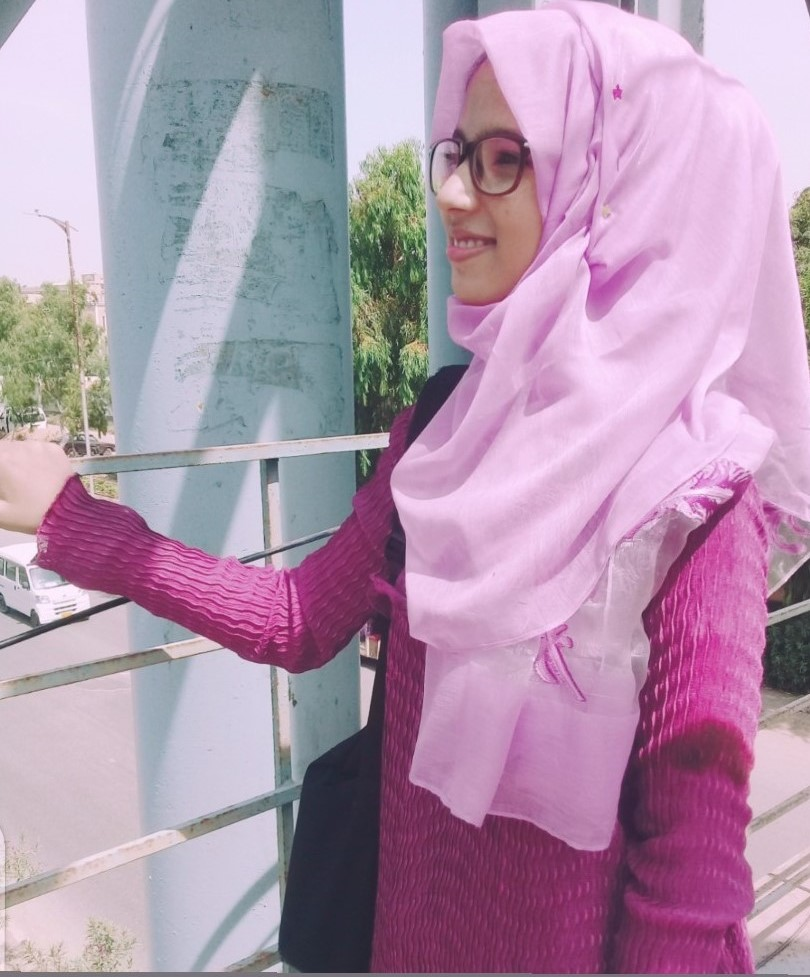
#> input picture Mehak.jpeg, 810 x 977 px
$ jupyter execute 'Pencil Sketch.ipynb'
#> lines starting #> are read from the running program, lines starting #| are printed output that depends on the picture
[cell 1]
import cv2
img=cv2.imread("Mehak.jpeg")
#> img is the input picture: shape (977, 810, 3); mean B, G, R 173.3, 149.4, 177.1
gray_img=cv2.cvtColor(img, cv2.COLOR_BGR2GRAY)
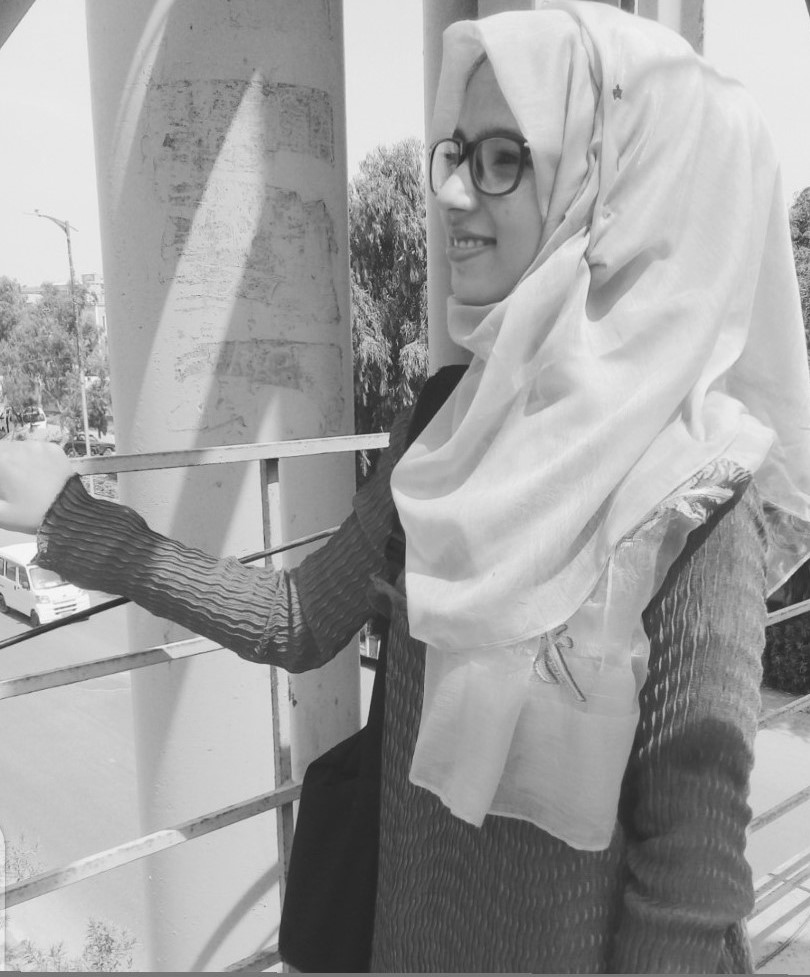
#> gray_img: shape (977, 810); min 35, max 250, mean 160.4
inverted_img = 255 - gray_img
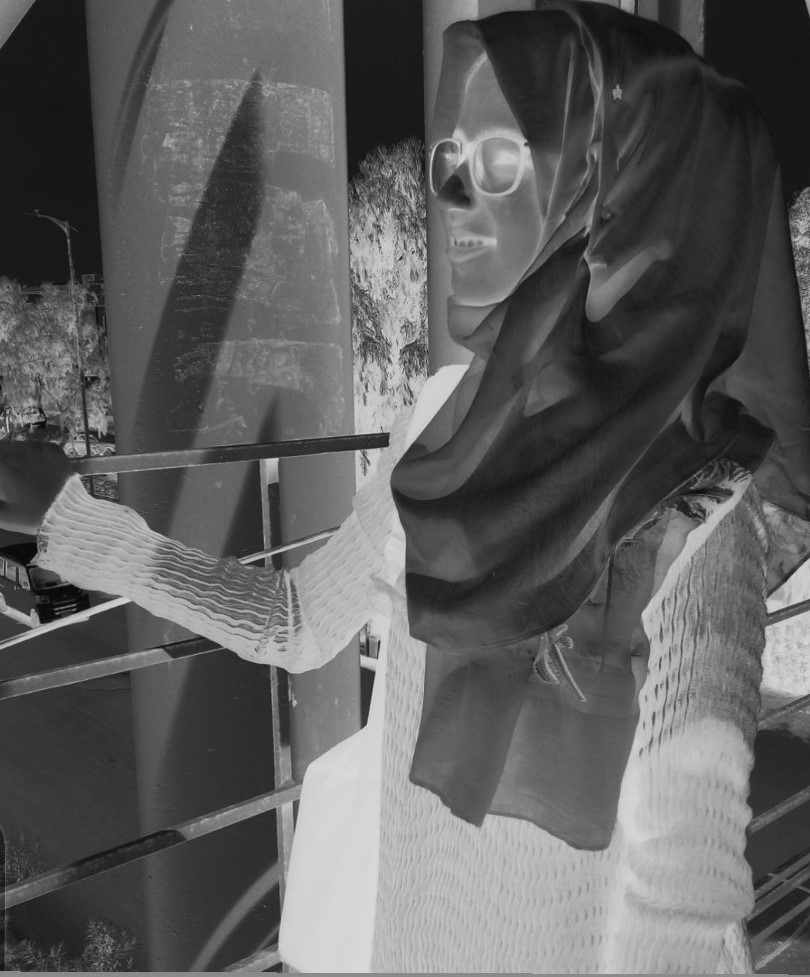
#> inverted_img: shape (977, 810); min 5, max 220, mean 94.6

blurred=cv2.GaussianBlur(inverted_img,(21,21),0)
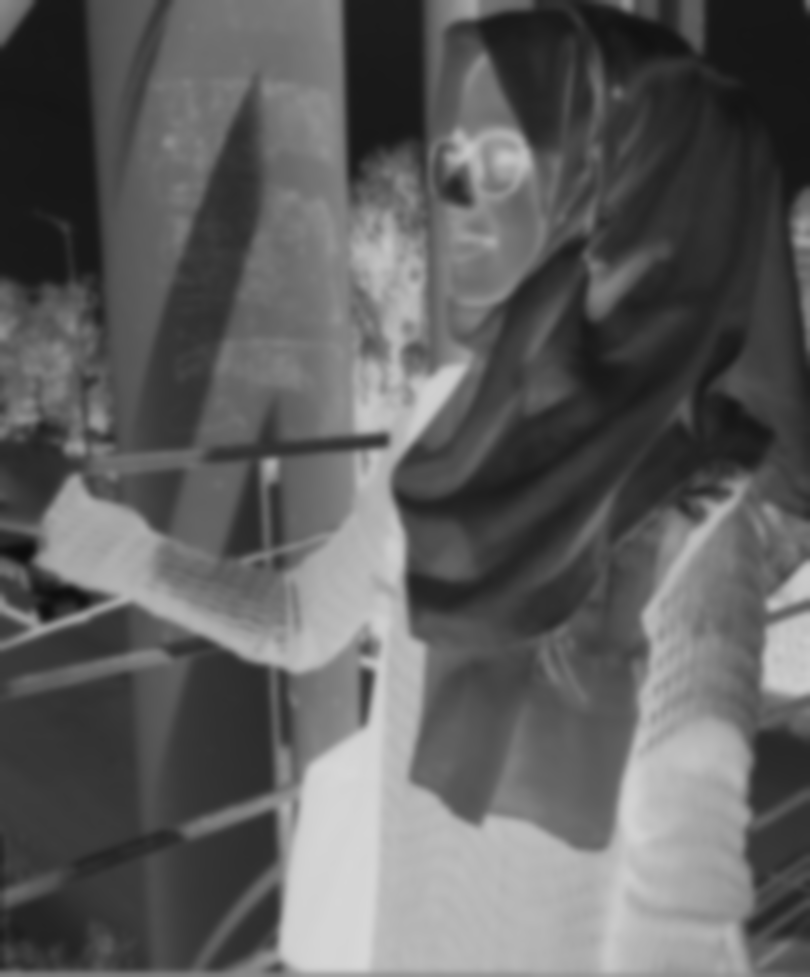
#> blurred: shape (977, 810); min 12, max 216, mean 94.6
inverted_blurred=255 - blurred
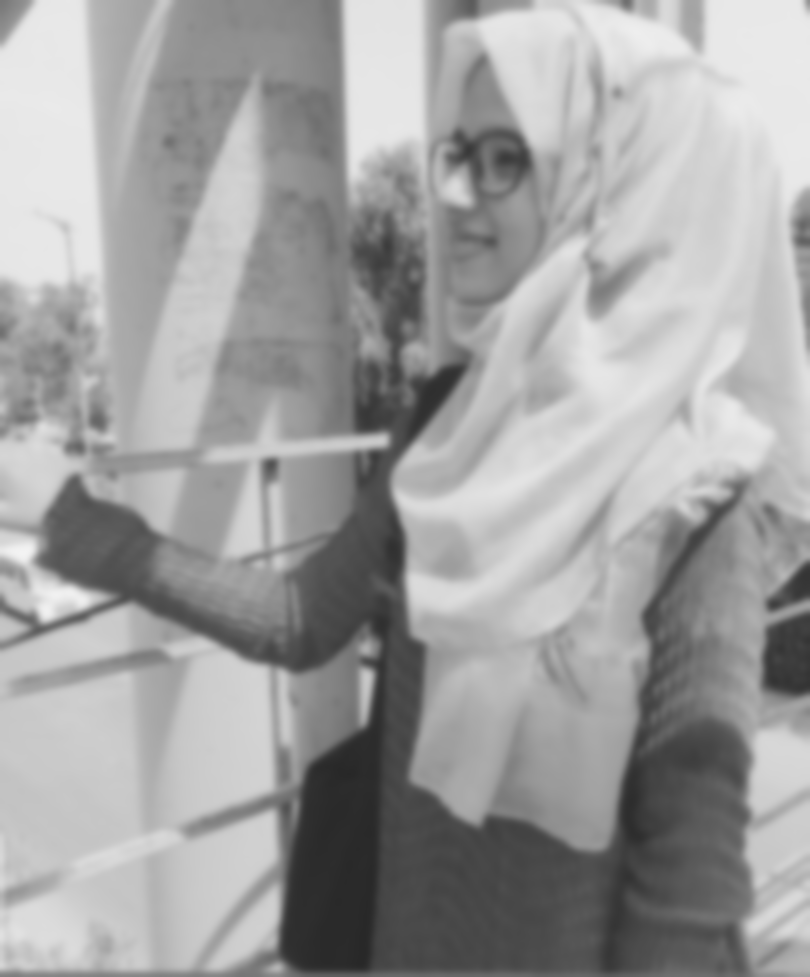
#> inverted_blurred: shape (977, 810); min 39, max 243, mean 160.4

pencil_sketch = cv2.divide(gray_img, inverted_blurred, scale=235)
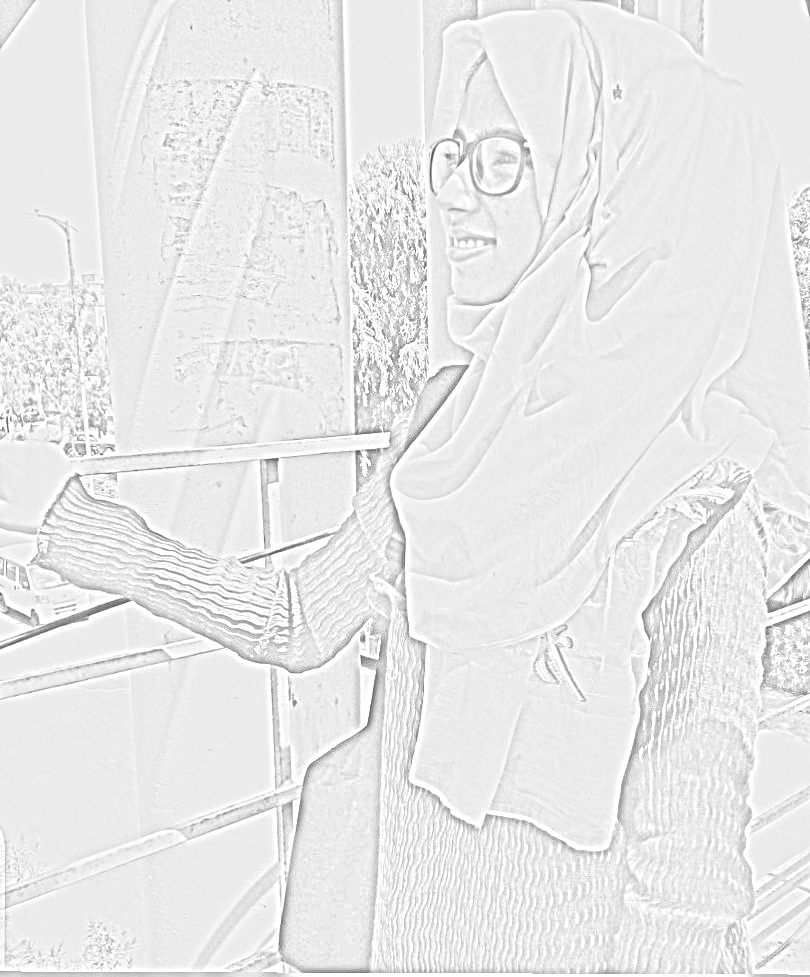
#> pencil_sketch: shape (977, 810); min 74, max 255, mean 232.8

cv2.imshow("Original Image", img)
cv2.imshow("Pencil Sketch Of Picture", pencil_sketch )
cv2.waitKey(0)
